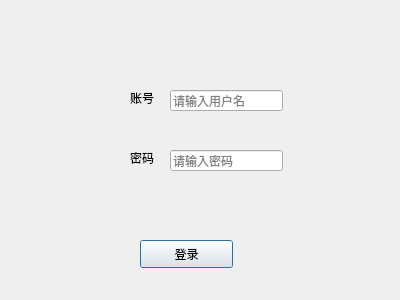
<?xml version="1.0" encoding="UTF-8"?>
<ui version="4.0">
 <class>LoginDialog</class>
 <widget class="QDialog" name="LoginDialog">
  <property name="geometry">
   <rect>
    <x>0</x>
    <y>0</y>
    <width>400</width>
    <height>300</height>
   </rect>
  </property>
  <property name="windowTitle">
   <string>Dialog</string>
  </property>
  <widget class="QLabel" name="label">
   <property name="geometry">
    <rect>
     <x>130</x>
     <y>90</y>
     <width>72</width>
     <height>15</height>
    </rect>
   </property>
   <property name="text">
    <string>账号</string>
   </property>
  </widget>
  <widget class="QLabel" name="label_2">
   <property name="geometry">
    <rect>
     <x>130</x>
     <y>150</y>
     <width>72</width>
     <height>15</height>
    </rect>
   </property>
   <property name="text">
    <string>密码</string>
   </property>
  </widget>
  <widget class="QLineEdit" name="usrLineEdit">
   <property name="geometry">
    <rect>
     <x>170</x>
     <y>90</y>
     <width>113</width>
     <height>21</height>
    </rect>
   </property>
   <property name="placeholderText">
    <string>请输入用户名</string>
   </property>
  </widget>
  <widget class="QLineEdit" name="pwdLineEdit">
   <property name="geometry">
    <rect>
     <x>170</x>
     <y>150</y>
     <width>113</width>
     <height>21</height>
    </rect>
   </property>
   <property name="echoMode">
    <enum>QLineEdit::Password</enum>
   </property>
   <property name="placeholderText">
    <string>请输入密码</string>
   </property>
  </widget>
  <widget class="QPushButton" name="loginBtn">
   <property name="geometry">
    <rect>
     <x>140</x>
     <y>240</y>
     <width>93</width>
     <height>28</height>
    </rect>
   </property>
   <property name="text">
    <string>登录</string>
   </property>
  </widget>
 </widget>
 <resources/>
 <connections/>
</ui>
